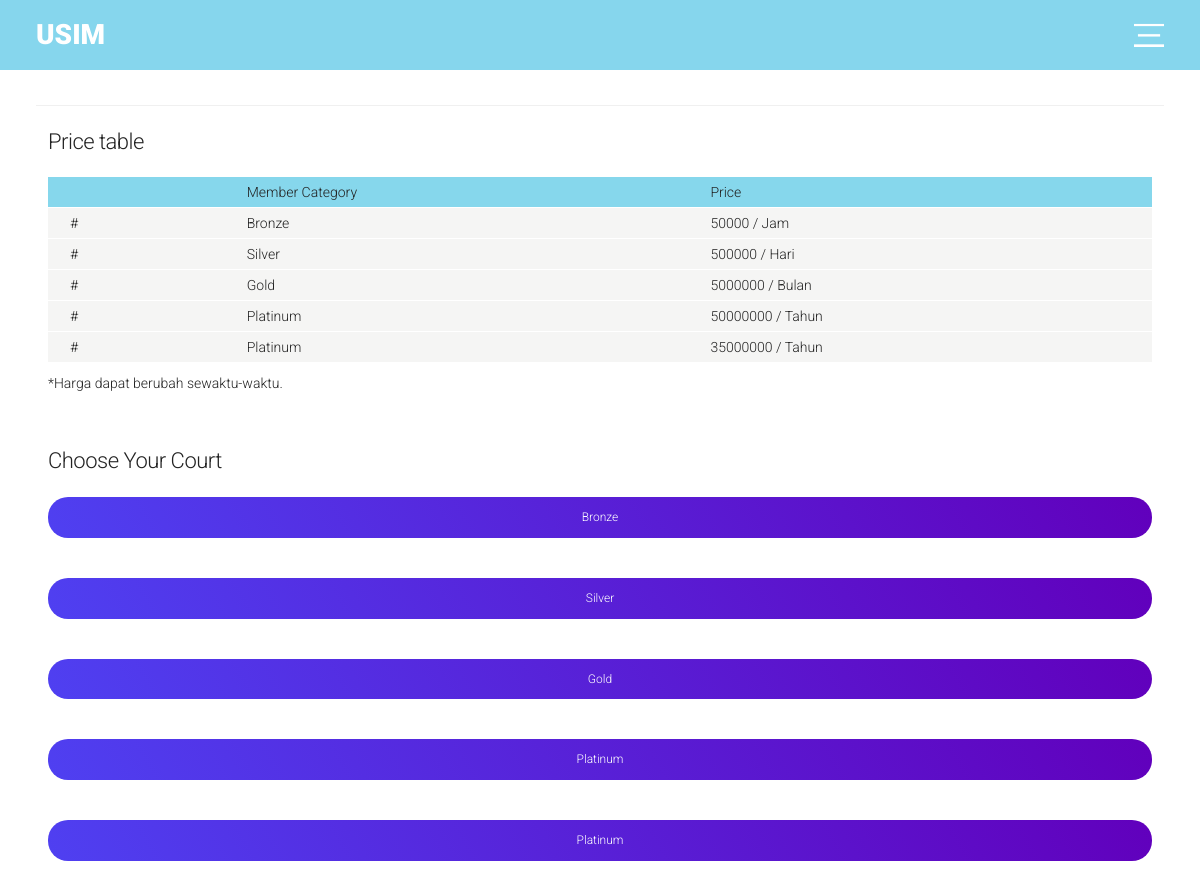
Screenshot of /user/keep/book-futsal.php with the database file from the repository.
### tables this page shows
CREATE TABLE `price` (
  `id` int(11) NOT NULL,
  `location_id` int(11) NOT NULL,
  `field_id` int(11) NOT NULL,
  `category` varchar(255) NOT NULL,
  `price` int(11) NOT NULL,
  `type` varchar(255) NOT NULL,
  `url` varchar(255) NOT NULL
);

### user/keep/book-futsal.php (the view, shortened to what this page needs)
<!DOCTYPE html>
<html lang="en">
<head>
<link rel="stylesheet" href="css/swiper.css">
<link rel="stylesheet" href="style.css">
</head>
<body id="mobile_wrap">
    <div class="views">
      <div class="view view-main">
<div class="pages">
  <div data-page="tables" class="page">
    <div class="page-content">
		<div class="navbar navbar--fixed navbar--fixed-top navbar--bg">
			<div class="navbar__col navbar__col--title">
				<a href="index.php">USIM</a>
			</div>
			<div class="navbar__col navbar__col--icon navbar__col--icon-right">
				<a href="#" data-panel="left" class="open-panel"><img src="images/icons/white/menu.png" alt="" title="" /></a>
			</div>
                </div>
     <div id="pages_maincontent">
              <h2 class="page_title"></h2>
     <div class="page_single layout_fullwidth_padding">
                <h3>Price table</h3>
                <ul class="responsive_table">
                     <li class="table_row">
                        <div class="table_section_small">&nbsp;</div>
                        <div class="table_section">Member Category</div>
                        <div class="table_section">Price</div>
                     </li>
                    <?php
                    include_once("koneksi.php");
                    $sql = "SELECT * FROM price WHERE field_id='1' ORDER BY id ASC";
                    $result = mysqli_query($mysqli, $sql) or die (mysqli_error($mysqli));
                        while($price = mysqli_fetch_array($result)) {
                            echo "<li class='table_row'>";
                            echo "<div class='table_section_small'>#</div>";
                            echo "<div class='table_section'>".$price['category']."</div>";
                            echo "<div class='table_section'>".$price['price']." / ".$price['type']."</div>";
                            echo "</li>";
                        }
                    ?>
                </ul>
                <p>*Harga dapat berubah sewaktu-waktu.</p>
                <h3 style="padding-top:1cm;">Choose Your Court</h3>
                <ul class="responsive_table">
                    <?php
                    include_once("koneksi.php");
                    $result = mysqli_query($mysqli, "SELECT * FROM price WHERE field_id='1' ORDER BY id ASC");
                        while($price = mysqli_fetch_array($result)) {
                            echo "<a href='".$price['url']."' class='btn btn--full'>".$price['category']."</a> ";
                        }
                    ?>
                </ul>
              </div>
      </div>
    </div>
  </div>
</div>
         </div>
    </div>
  </body>
</html>

### style.css (style rules this page uses)
html, body { position: relative; height: 100%; width: 100%; overflow-x: hidden; }
body { font-family: 'Roboto', sans-serif; margin: 0; padding: 0; color: #232323; font-size: 14px; line-height: 1.4; width: 100%; -webkit-text-size-adjust: 100%; overflow: hidden; font-weight:300; }
a { text-decoration: none; color: #484848; }
p { padding:0px; margin:0px; line-height:20px; }
#mobile_wrap { width:100%; margin:auto; }
h1, h2, h3, h4, h5, h6 { font-weight:300; letter-spacing:-0.5px; color:#232323; padding:0 0 20px 0; margin:0; }
h2 { font-size:26px; }
h3 { font-size:22px; }
h2.page_title { width:94%; font-size:20px; line-height:25px; font-weight:300; padding:20px 0 15px 0; margin:0px 3% 15px 3%; border-bottom:1px #f0f0f0 solid; display:inline-block; letter-spacing:-0.5px; }
.navbar { width:94%; padding:0 3%; height:70px; display:flex; align-items:center; }
.navbar--bg { background-color: #86d6ed; }
.navbar--fixed { position: fixed; left:0; z-index:999999; }
.navbar--fixed-top { top:0; }
.navbar__col { flex-grow:1; }
.navbar__col--title { font-size:28px; font-weight:900; }
.navbar__col--title a { color: #fff; }
.navbar__col--icon { width:30px; flex-grow:0; position:relative; }
.navbar__col--icon img { display:block; max-width:100%; }
.navbar__col--icon-right { margin-left:25px; }
.btn { display: inline-block; color: #fff; background-color: #4f40f1; background: -webkit-linear-gradient(60deg, #4f40f1, #6100bc); background: linear-gradient(60deg, #4f40f1, #6100bc); -webkit-border-radius: 20px; -moz-border-radius: 20px; border-radius: 20px; padding: 12px 30px; font-size: 12px; }
.btn--full { width:100%; padding: 12px 0px; text-align:center; margin:0 0 40px 0; }
.views, .view { position: relative; width: 100%; height: 100%; z-index: 5000; }
.views { overflow: auto; -webkit-overflow-scrolling: touch; }
.view { overflow: hidden; box-sizing: border-box; }
.pages { position: relative; width: 100%; height: 100%; overflow: hidden; background: #fff; }
.page { box-sizing: border-box; width: 100%; height: 100%; background: #fff; }
.page-content { overflow: auto; -webkit-overflow-scrolling: touch; box-sizing: border-box; height: 100%; position: relative; z-index: 1; }
#pages_maincontent { width:100%; padding:0 0 30px 0; margin:0px; position: absolute; top: 70px; left: 0; right: 0; bottom: 0px; overflow: scroll; -webkit-overflow-scrolling: touch; }
#pages_maincontent p { padding:0 0 15px 0; margin:0px; clear:both; }
.layout_fullwidth_padding { width:92%; margin:0 4%; }
ul.responsive_table { width:100%; float:left; clear:both; margin:0 0 10px 0; padding:0px; list-style:none; }
li.table_row { width:100%; float:left; clear:both; line-height:30px; padding:0px; list-style:none; margin:0 0 1px 0; background-color:#f5f5f4; }
.table_section_small { width:14%; float:left; padding:0 0 0 2%; }
.table_section { width:40%; float:left; padding:0 0 0 2%; }
ul.responsive_table li:first-child { background-color:#86d7ec; color:#222222; }

### rows the page displays
price: category "Bronze", price "50000", type "Jam"
price: category "Silver", price "500000", type "Hari"
price: category "Gold", price "5000000", type "Bulan"
price: category "Platinum", price "50000000", type "Tahun"
price: category "Platinum", price "35000000", type "Tahun"
